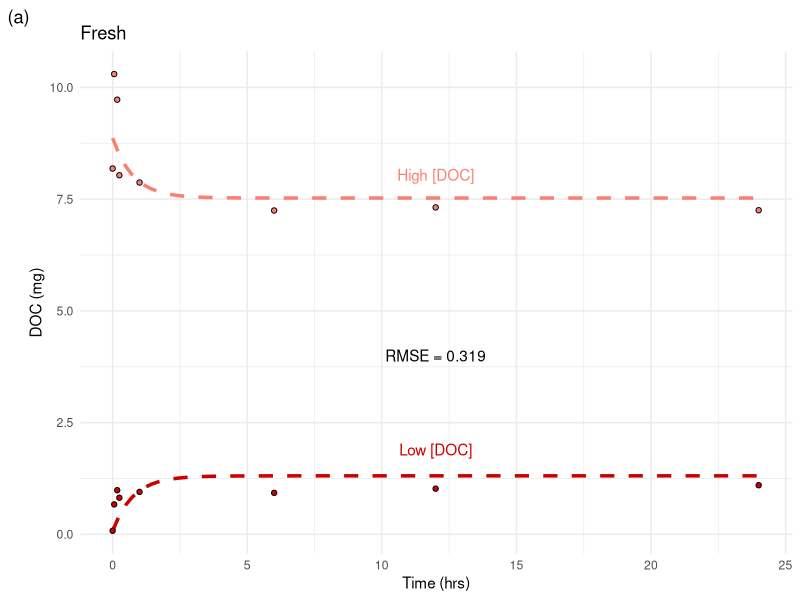
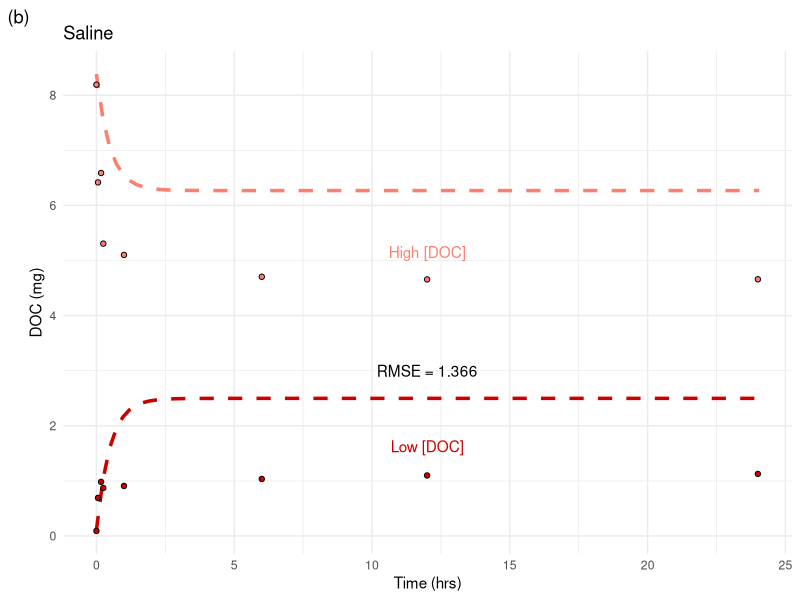
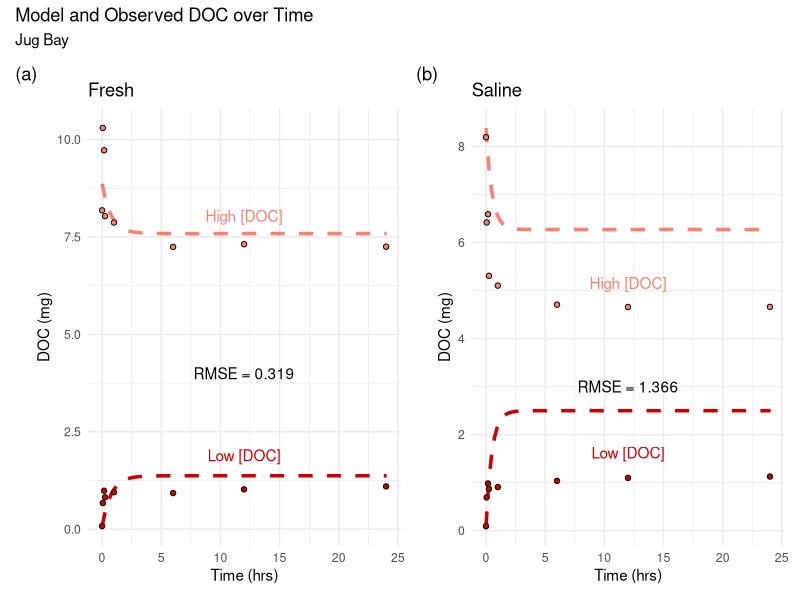
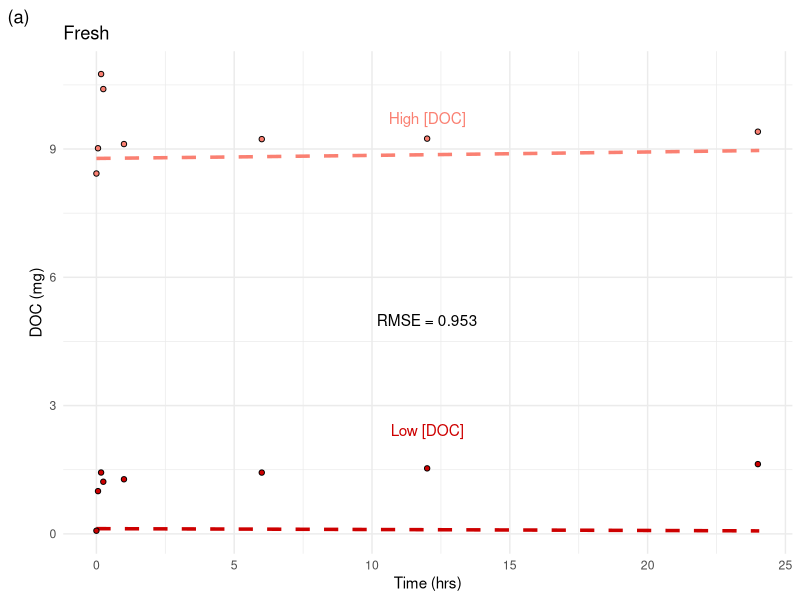
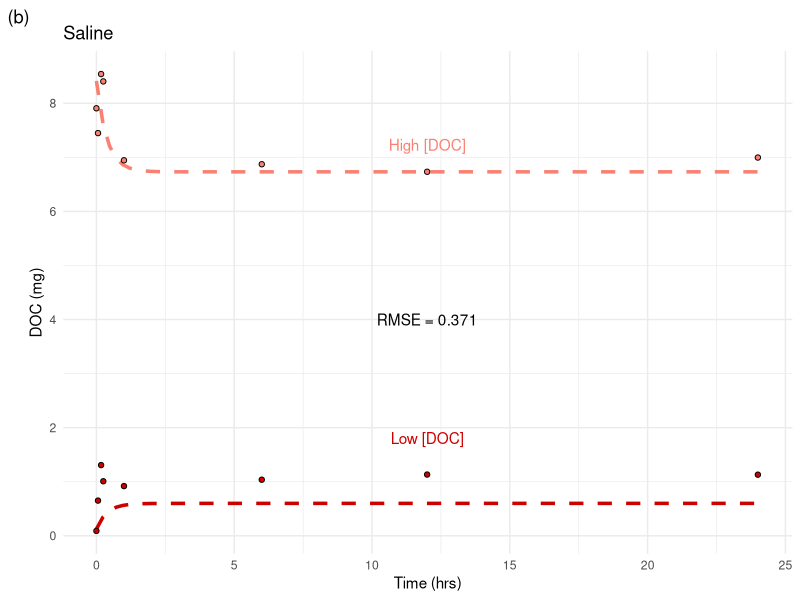
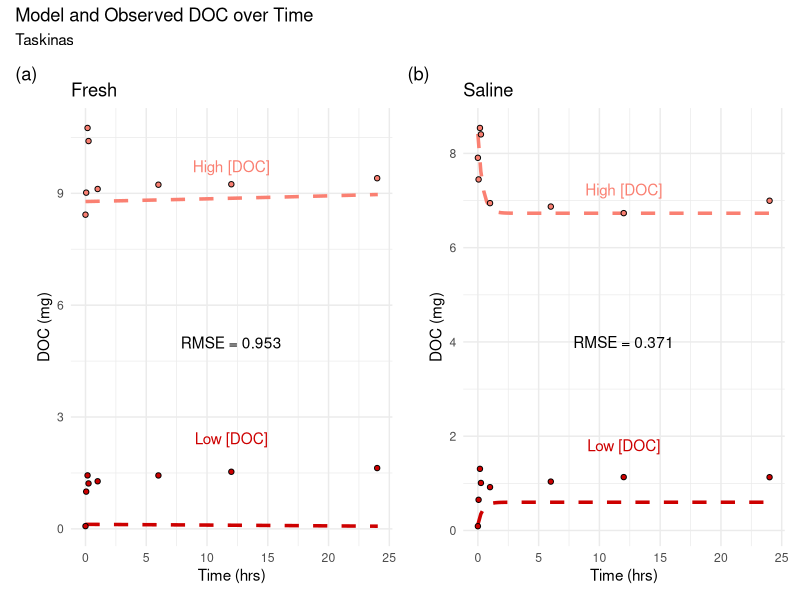
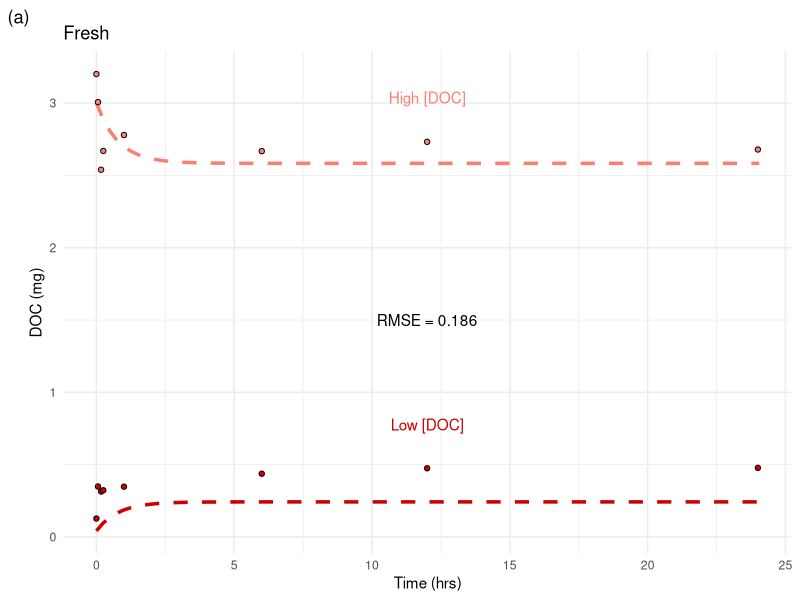
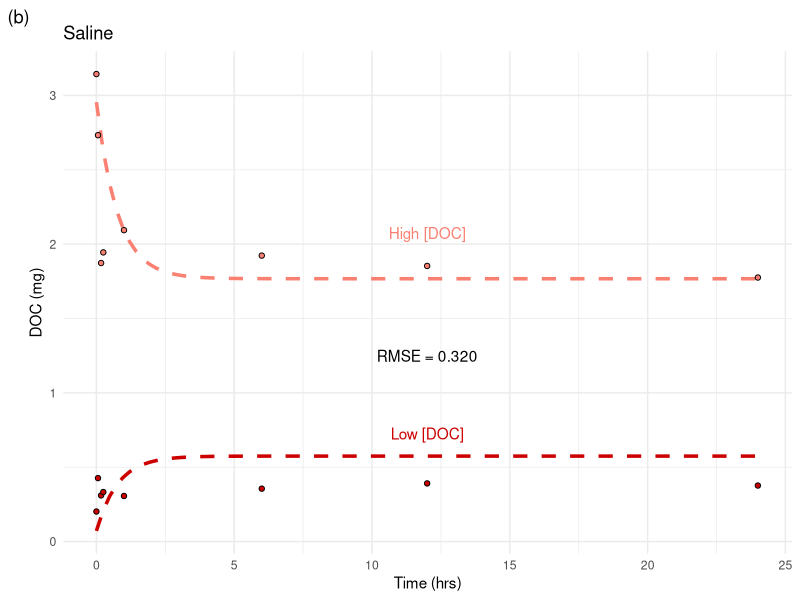

The R script that drew these images, in order:
## ---- chunk 1
knitr::opts_chunk$set(echo = TRUE)
## ---- chunk 2
library(ggplot2)
library(dplyr)
library(tidyr)
library(patchwork)
## ---- chunk 3
t <- c(0, 0.063, 0.22, 0.30, 1.05, 6.05, 12.05, 24.05) 

obsdat <- read.csv("DOC0_Obs.csv")
obsdat2 <- obsdat %>% separate(site, c("exp", "point"), 4)
## ---- chunk 4
#z <- (exp(-1*(ka + kd)*t))

#W(t) <- (1 / (ka + kd))*((S0 * kd * (1 - (exp(-1*(ka + kd)*t)))) + (W0 * (ka + (kd * (exp(-1*(ka + kd)*t))))))

lf <- obsdat2 %>% filter(exp == "JBLF")
hf <- obsdat2 %>% filter(exp == "JBHF")

kaF <- 0.9249
kdF <- 0.3829 
S0 <- 4.284

y0F <- c(0.077, 8.867)

#LOW
WLt <- function(t) (1 / (kaF + kdF))*((S0 * kdF * (1 - (exp(-1*(kaF + kdF)*t)))) + (y0F[1] * (kaF + (kdF * (exp(-1*(kaF + kdF)*t))))))

#HIGH
WHt <- function(t) (1 / (kaF + kdF))*((S0 * kdF * (1 - (exp(-1*(kaF + kdF)*t)))) + (y0F[2] * (kaF + (kdF * (exp(-1*(kaF + kdF)*t))))))

stl <- paste0("Low [DOC]")
yl <- (max(lf$DOC)+0.8)
sth <- paste0("High [DOC]")
yh <- (min(hf$DOC)+0.8)
rsqf <- expression('RMSE = 0.319')

base <- ggplot() +
  xlim(0,24.05)

comp1 <- base + geom_function(fun = WLt, color = "red3", linetype = "dashed", size = 1.2) +
  geom_point(data = lf, aes(time, DOC), shape = 21, color = "black", fill = "red3") +
  geom_function(fun = WHt, color = "salmon", linetype = "dashed", size = 1.2) +
  geom_point(data = hf, aes(time, DOC), shape = 21, color = "black", fill = "salmon") +
  theme_minimal() +
  labs(x = "Time (hrs)", y = "DOC (mg)", title = "Fresh", tag = "(a)")+
  annotate("text",x = 12, y = yl, label = stl, color = "red3") +
  annotate("text",x = 12, y = yh, label = sth, color = "salmon") +
  annotate("text",x = 12, y = 4, label = rsqf)
comp1

## ---- chunk 5
ls <- obsdat2 %>% filter(exp == "JBLS")
hs <- obsdat2 %>% filter(exp == "JBHS")

kaS <- 0.9269
kdS <- 1.1075
S0 <- 4.5

y0S <- c(0.1053, 8.385)

#LOW
WLt <- function(t) (1 / (kaS + kdS))*((S0 * kdS * (1 - (exp(-1*(kaS + kdS)*t)))) + (y0S[1] * (kaS + (kdS * (exp(-1*(kaS + kdS)*t))))))

#HIGH
WHt <- function(t) (1 / (kaS + kdS))*((S0 * kdS * (1 - (exp(-1*(kaS + kdS)*t)))) + (y0S[2] * (kaS + (kdS * (exp(-1*(kaS + kdS)*t))))))

stl <- paste0("Low [DOC]")
yl <- (max(ls$DOC)+0.5)
sth <- paste0("High [DOC]")
yh <- (min(hs$DOC)+0.5)
rsqs <- expression('RMSE = 1.366')

base <- ggplot() +
  xlim(0,24.05)

comp2 <- base + geom_function(fun = WLt, color = "red3", linetype = "dashed", size = 1.2) +
  geom_point(data = ls, aes(time, DOC), shape = 21, color = "black", fill = "red3") +
  geom_function(fun = WHt, color = "salmon", linetype = "dashed", size = 1.2) +
  geom_point(data = hs, aes(time, DOC), shape = 21, color = "black", fill = "salmon") +
  theme_minimal() +
  labs(x = "Time (hrs)", y = "DOC (mg)", title = "Saline", tag = "(b)")+
  annotate("text",x = 12, y = yl, label = stl, color = "red3") +
  annotate("text",x = 12, y = yh, label = sth, color = "salmon") +
  annotate("text",x = 12, y = 3, label = rsqs)
comp2
## ---- chunk 6
compJB <- (comp1+comp2) + 
  plot_annotation(title = "Model and Observed DOC over Time", subtitle = "Jug Bay") 
ggsave(filename = "JBcomp_new.png", width = 7, height = 7, dpi = 300, units = "in", device='png')
ggsave(filename = "JBcomp_new.tiff", width = 7, height = 7, dpi = 300, units = "in", device='tiff')

plot(compJB)
## ---- chunk 7
#z <- (exp(-1*(ka + kd)*t))

#W(t) <- (1 / (ka + kd))*((S0 * kd * (1 - (exp(-1*(ka + kd)*t)))) + (W0 * (ka + (kd * (exp(-1*(ka + kd)*t))))))

lf <- obsdat2 %>% filter(exp == "TALF")
hf <- obsdat2 %>% filter(exp == "TAHF")

kaF <- -0.0099
kdF <- -0.0010
S0 <- 2.0298

y0F <- c(0.1216, 8.780)

#LOW
WLt <- function(t) (1 / (kaF + kdF))*((S0 * kdF * (1 - (exp(-1*(kaF + kdF)*t)))) + (y0F[1] * (kaF + (kdF * (exp(-1*(kaF + kdF)*t))))))

#HIGH
WHt <- function(t) (1 / (kaF + kdF))*((S0 * kdF * (1 - (exp(-1*(kaF + kdF)*t)))) + (y0F[2] * (kaF + (kdF * (exp(-1*(kaF + kdF)*t))))))

stl <- paste0("Low [DOC]")
yl <- (max(lf$DOC)+0.8)
sth <- paste0("High [DOC]")
yh <- (min(hf$DOC)+1.3)
rsqf <- expression('RMSE = 0.953')

base <- ggplot() +
  xlim(0,24.05)

comp1 <- base + geom_function(fun = WLt, color = "red3", linetype = "dashed", size = 1.2) +
  geom_point(data = lf, aes(time, DOC), shape = 21, color = "black", fill = "red3") +
  geom_function(fun = WHt, color = "salmon", linetype = "dashed", size = 1.2) +
  geom_point(data = hf, aes(time, DOC), shape = 21, color = "black", fill = "salmon") +
  theme_minimal() +
  labs(x = "Time (hrs)", y = "DOC (mg)", title = "Fresh", tag = "(a)")+
  annotate("text",x = 12, y = yl, label = stl, color = "red3") +
  annotate("text",x = 12, y = yh, label = sth, color = "salmon")+
  annotate("text",x = 12, y = 5, label = rsqf)
comp1
## ---- chunk 8
ls <- obsdat2 %>% filter(exp == "TALS")
hs <- obsdat2 %>% filter(exp == "TAHS")

kaS <- 1.9571
kdS <- 0.6884
S0 <- 1.95

y0S <- c(0.1243, 8.413)

#LOW
WLt <- function(t) (1 / (kaS + kdS))*((S0 * kdS * (1 - (exp(-1*(kaS + kdS)*t)))) + (y0S[1] * (kaS + (kdS * (exp(-1*(kaS + kdS)*t))))))

#HIGH
WHt <- function(t) (1 / (kaS + kdS))*((S0 * kdS * (1 - (exp(-1*(kaS + kdS)*t)))) + (y0S[2] * (kaS + (kdS * (exp(-1*(kaS + kdS)*t))))))

stl <- paste0("Low [DOC]")
yl <- (max(ls$DOC)+0.5)
sth <- paste0("High [DOC]")
yh <- (min(hs$DOC)+0.5)
rsqs <- expression('RMSE = 0.371')
#rsqs <- expression(~R^{"2"}~ 'adj = 0.9961')

base <- ggplot() +
  xlim(0,24.05)

comp2 <- base + geom_function(fun = WLt, color = "red3", linetype = "dashed", size = 1.2) +
  geom_point(data = ls, aes(time, DOC), shape = 21, color = "black", fill = "red3") +
  geom_function(fun = WHt, color = "salmon", linetype = "dashed", size = 1.2) +
  geom_point(data = hs, aes(time, DOC), shape = 21, color = "black", fill = "salmon") +
  theme_minimal() +
  labs(x = "Time (hrs)", y = "DOC (mg)", title = "Saline", tag = "(b)")+
  annotate("text",x = 12, y = yl, label = stl, color = "red3") +
  annotate("text",x = 12, y = yh, label = sth, color = "salmon")+
  annotate("text",x = 12, y = 4, label = rsqs)
comp2
## ---- chunk 9
compTA <- (comp1+comp2) + 
  plot_annotation(title = "Model and Observed DOC over Time", subtitle = "Taskinas") 
ggsave(filename = "TAcomp_new.png", width = 7, height = 7, dpi = 300, units = "in", device='png')
ggsave(filename = "TAcomp_new.tiff", width = 7, height = 7, dpi = 300, units = "in", device='tiff')

plot(compTA)
## ---- chunk 10
#z <- (exp(-1*(ka + kd)*t))

#W(t) <- (1 / (ka + kd))*((S0 * kd * (1 - (exp(-1*(ka + kd)*t)))) + (W0 * (ka + (kd * (exp(-1*(ka + kd)*t))))))


lf <- obsdat2 %>% filter(exp == "WCLF")
hf <- obsdat2 %>% filter(exp == "WCHF")

kaF <- 1.0158
kdF <- 0.2690
S0 <- 1

y0F <- c(0.0419, 3.0025)

#LOW
WLt <- function(t) (1 / (kaF + kdF))*((S0 * kdF * (1 - (exp(-1*(kaF + kdF)*t)))) + (y0F[1] * (kaF + (kdF * (exp(-1*(kaF + kdF)*t))))))

#HIGH
WHt <- function(t) (1 / (kaF + kdF))*((S0 * kdF * (1 - (exp(-1*(kaF + kdF)*t)))) + (y0F[2] * (kaF + (kdF * (exp(-1*(kaF + kdF)*t))))))

stl <- paste0("Low [DOC]")
yl <- (max(lf$DOC)+0.3)
sth <- paste0("High [DOC]")
yh <- (min(hf$DOC)+0.5)
rsqf <- expression('RMSE = 0.186')

base <- ggplot() +
  xlim(0,24.05)

comp1 <- base + geom_function(fun = WLt, color = "red3", linetype = "dashed", size = 1.2) +
  geom_point(data = lf, aes(time, DOC), shape = 21, color = "black", fill = "red3") +
  geom_function(fun = WHt, color = "salmon", linetype = "dashed", size = 1.2) +
  geom_point(data = hf, aes(time, DOC), shape = 21, color = "black", fill = "salmon") +
  theme_minimal() +
  labs(x = "Time (hrs)", y = "DOC (mg)", title = "Fresh", tag = "(a)")+
  annotate("text",x = 12, y = yl, label = stl, color = "red3") +
  annotate("text",x = 12, y = yh, label = sth, color = "salmon")+
  annotate("text",x = 12, y = 1.5, label = rsqf)
comp1

## ---- chunk 11
ls <- obsdat2 %>% filter(exp == "WCLS")
hs <- obsdat2 %>% filter(exp == "WCHS")

kaS <- 0.5361
kdS <- 0.7598
S0 <- 0.93

y0S <- c(0.0721, 2.9545)

#LOW
WLt <- function(t) (1 / (kaS + kdS))*((S0 * kdS * (1 - (exp(-1*(kaS + kdS)*t)))) + (y0S[1] * (kaS + (kdS * (exp(-1*(kaS + kdS)*t))))))

#HIGH
WHt <- function(t) (1 / (kaS + kdS))*((S0 * kdS * (1 - (exp(-1*(kaS + kdS)*t)))) + (y0S[2] * (kaS + (kdS * (exp(-1*(kaS + kdS)*t))))))

stl <- paste0("Low [DOC]")
yl <- (max(ls$DOC)+0.3)
sth <- paste0("High [DOC]")
yh <- (min(hs$DOC)+0.3)
rsqs <- expression('RMSE = 0.320')

base <- ggplot() +
  xlim(0,24.05)

comp2 <- base + geom_function(fun = WLt, color = "red3", linetype = "dashed", size = 1.2) +
  geom_point(data = ls, aes(time, DOC), shape = 21, color = "black", fill = "red3") +
  geom_function(fun = WHt, color = "salmon", linetype = "dashed", size = 1.2) +
  geom_point(data = hs, aes(time, DOC), shape = 21, color = "black", fill = "salmon") +
  theme_minimal() +
  labs(x = "Time (hrs)", y = "DOC (mg)", title = "Saline", tag = "(b)")+
  annotate("text",x = 12, y = yl, label = stl, color = "red3") +
  annotate("text",x = 12, y = yh, label = sth, color = "salmon")+
  annotate("text",x = 12, y = 1.25, label = rsqs)
comp2
## ---- chunk 12
compWC <- (comp1+comp2) + 
  plot_annotation(title = "Model and Observed DOC over Time", subtitle = "Shallow Creek") 
ggsave(filename = "WCcomp_new.png", width = 7, height = 7, dpi = 300, units = "in", device='png')
ggsave(filename = "WCcomp_new.tiff", width = 7, height = 7, dpi = 300, units = "in", device='tiff')

plot(compWC)
## ---- chunk 13
#z <- (exp(-1*(ka + kd)*t))

#W(t) <- (1 / (ka + kd))*((S0 * kd * (1 - (exp(-1*(ka + kd)*t)))) + (W0 * (ka + (kd * (exp(-1*(ka + kd)*t))))))

lf <- obsdat2 %>% filter(exp == "WILF")
hf <- obsdat2 %>% filter(exp == "WIHF")

kaF <- 0.2984
kdF <- -0.0205
S0 <- 1.03

y0F <- c(0.0689, 3.1030)

#LOW
WLt <- function(t) (1 / (kaF + kdF))*((S0 * kdF * (1 - (exp(-1*(kaF + kdF)*t)))) + (y0F[1] * (kaF + (kdF * (exp(-1*(kaF + kdF)*t))))))

#HIGH
WHt <- function(t) (1 / (kaF + kdF))*((S0 * kdF * (1 - (exp(-1*(kaF + kdF)*t)))) + (y0F[2] * (kaF + (kdF * (exp(-1*(kaF + kdF)*t))))))

stl <- paste0("Low [DOC]")
yl <- (max(lf$DOC)+0.5)
sth <- paste0("High [DOC]")
yh <- (min(hf$DOC))
rsqf <- expression('RMSE = 0.472')

base <- ggplot() +
  xlim(0,24.05)

comp1 <- base + geom_function(fun = WLt, color = "red3", linetype = "dashed", size = 1.2) +
  geom_point(data = lf, aes(time, DOC), shape = 21, color = "black", fill = "red3") +
  geom_function(fun = WHt, color = "salmon", linetype = "dashed", size = 1.2) +
  geom_point(data = hf, aes(time, DOC), shape = 21, color = "black", fill = "salmon") +
  theme_minimal() +
  labs(x = "Time (hrs)", y = "DOC (mg)", title = "Fresh", tag = "(a)")+
  annotate("text",x = 12, y = yl, label = stl, color = "red3") +
  annotate("text",x = 12, y = yh, label = sth, color = "salmon")+
  annotate("text",x = 12, y = 2, label = rsqf)
comp1
## ---- chunk 14
ls <- obsdat2 %>% filter(exp == "WILS")
hs <- obsdat2 %>% filter(exp == "WIHS")

kaS <- 3.8332
kdS <- 1.3642
S0 <- 0.965

y0S <- c(0.0838, 2.9545)

#LOW
WLt <- function(t) (1 / (kaS + kdS))*((S0 * kdS * (1 - (exp(-1*(kaS + kdS)*t)))) + (y0S[1] * (kaS + (kdS * (exp(-1*(kaS + kdS)*t))))))

#HIGH
WHt <- function(t) (1 / (kaS + kdS))*((S0 * kdS * (1 - (exp(-1*(kaS + kdS)*t)))) + (y0S[2] * (kaS + (kdS * (exp(-1*(kaS + kdS)*t))))))

stl <- paste0("Low [DOC]")
yl <- (max(ls$DOC)+0.5)
sth <- paste0("High [DOC]")
yh <- (min(hs$DOC)+0.25)
rsqs <- expression('RMSE = 0.132')

base <- ggplot() +
  xlim(0,24.05)

comp2 <- base + geom_function(fun = WLt, color = "red3", linetype = "dashed", size = 1.2) +
  geom_point(data = ls, aes(time, DOC), shape = 21, color = "black", fill = "red3") +
  geom_function(fun = WHt, color = "salmon", linetype = "dashed", size = 1.2) +
  geom_point(data = hs, aes(time, DOC), shape = 21, color = "black", fill = "salmon") +
  theme_minimal() +
  labs(x = "Time (hrs)", y = "DOC (mg)", title = "Saline", tag = "(b)")+
  annotate("text",x = 12, y = yl, label = stl, color = "red3") +
  annotate("text",x = 12, y = yh, label = sth, color = "salmon")+
  annotate("text",x = 12, y = 1.75, label = rsqs)
comp2
## ---- chunk 15
compWI <- (comp1+comp2) + 
  plot_annotation(title = "Model and Observed DOC over Time", subtitle = "Shallow Intermediate") 
ggsave(filename = "WIcomp_new.png", width = 7, height = 7, dpi = 300, units = "in", device='png')
ggsave(filename = "WIcomp_new.tiff", width = 7, height = 7, dpi = 300, units = "in", device='tiff')

plot(compWI)
## ---- chunk 16
#z <- (exp(-1*(ka + kd)*t))

#W(t) <- (1 / (ka + kd))*((S0 * kd * (1 - (exp(-1*(ka + kd)*t)))) + (W0 * (ka + (kd * (exp(-1*(ka + kd)*t))))))

lf <- obsdat2 %>% filter(exp == "WMLF")
hf <- obsdat2 %>% filter(exp == "WMHF")

kaF <- 0.2278
kdF <- -0.0099
S0 <- 0.98

y0F <- c(0.0419, 3.0025)

#LOW
WLt <- function(t) (1 / (kaF + kdF))*((S0 * kdF * (1 - (exp(-1*(kaF + kdF)*t)))) + (y0F[1] * (kaF + (kdF * (exp(-1*(kaF + kdF)*t))))))

#HIGH
WHt <- function(t) (1 / (kaF + kdF))*((S0 * kdF * (1 - (exp(-1*(kaF + kdF)*t)))) + (y0F[2] * (kaF + (kdF * (exp(-1*(kaF + kdF)*t))))))

stl <- paste0("Low [DOC]")
yl <- (max(lf$DOC)+0.3)
sth <- paste0("High [DOC]")
yh <- (min(hf$DOC)+0.2)
rsqf <- expression('RMSE = 0.577')

base <- ggplot() +
  xlim(0,24.05)

comp1 <- base + geom_function(fun = WLt, color = "red3", linetype = "dashed", size = 1.2) +
  geom_point(data = lf, aes(time, DOC), shape = 21, color = "black", fill = "red3") +
  geom_function(fun = WHt, color = "salmon", linetype = "dashed", size = 1.2) +
  geom_point(data = hf, aes(time, DOC), shape = 21, color = "black", fill = "salmon") +
  theme_minimal() +
  labs(x = "Time (hrs)", y = "DOC (mg)", title = "Fresh", tag = "(a)")+
  annotate("text",x = 12, y = yl, label = stl, color = "red3") +
  annotate("text",x = 12, y = yh, label = sth, color = "salmon")+
  annotate("text",x = 12, y = 2, label = rsqf)
comp1
## ---- chunk 17
ls <- obsdat2 %>% filter(exp == "WMLS")
hs <- obsdat2 %>% filter(exp == "WMHS")

kaS <- 2.5344
kdS <- 0.6198
S0 <- 0.98

y0S <- c(0.0721, 2.9545)

#LOW
WLt <- function(t) (1 / (kaS + kdS))*((S0 * kdS * (1 - (exp(-1*(kaS + kdS)*t)))) + (y0S[1] * (kaS + (kdS * (exp(-1*(kaS + kdS)*t))))))

#HIGH
WHt <- function(t) (1 / (kaS + kdS))*((S0 * kdS * (1 - (exp(-1*(kaS + kdS)*t)))) + (y0S[2] * (kaS + (kdS * (exp(-1*(kaS + kdS)*t))))))

stl <- paste0("Low [DOC]")
yl <- (max(ls$DOC)+0.3)
sth <- paste0("High [DOC]")
yh <- (min(hs$DOC)+0.3)
rsqs <- expression('RMSE = 0.264')

base <- ggplot() +
  xlim(0,24.05)

comp2 <- base + geom_function(fun = WLt, color = "red3", linetype = "dashed", size = 1.2) +
  geom_point(data = ls, aes(time, DOC), shape = 21, color = "black", fill = "red3") +
  geom_function(fun = WHt, color = "salmon", linetype = "dashed", size = 1.2) +
  geom_point(data = hs, aes(time, DOC), shape = 21, color = "black", fill = "salmon") +
  theme_minimal() +
  labs(x = "Time (hrs)", y = "DOC (mg)", title = "Saline", tag = "(b)")+
  annotate("text",x = 12, y = yl, label = stl, color = "red3") +
  annotate("text",x = 12, y = yh, label = sth, color = "salmon")+
  annotate("text",x = 12, y = 2, label = rsqs)
comp2
## ---- chunk 18
compWM <- (comp1+comp2) + 
  plot_annotation(title = "Model and Observed DOC over Time", subtitle = "Shallow High Marsh") 
ggsave(filename = "WMcomp_new.png", width = 7, height = 7, dpi = 300, units = "in", device='png')
ggsave(filename = "WMcomp_new.tiff", width = 7, height = 7, dpi = 300, units = "in", device='tiff')

plot(compWM)
## ---- chunk 19
#z <- (exp(-1*(ka + kd)*t))

#W(t) <- (1 / (ka + kd))*((S0 * kd * (1 - (exp(-1*(ka + kd)*t)))) + (W0 * (ka + (kd * (exp(-1*(ka + kd)*t))))))

lf <- obsdat2 %>% filter(exp == "PCLF")
hf <- obsdat2 %>% filter(exp == "PCHF")

kaF <- 3417
kdF <- -577
S0 <- 0.99
  
y0F <- c(0.1006, 3.0375)

#LOW
WLt <- function(t) (1 / (kaF + kdF))*((S0 * kdF * (1 - (exp(-1*(kaF + kdF)*t)))) + (y0F[1] * (kaF + (kdF * (exp(-1*(kaF + kdF)*t))))))

#HIGH
WHt <- function(t) (1 / (kaF + kdF))*((S0 * kdF * (1 - (exp(-1*(kaF + kdF)*t)))) + (y0F[2] * (kaF + (kdF * (exp(-1*(kaF + kdF)*t))))))

stl <- paste0("Low [DOC]")
yl <- (max(lf$DOC)+0.3)
sth <- paste0("High [DOC]")
yh <- (min(hf$DOC)+0.3)
rsqf <- expression('RMSE = 0.558')

base <- ggplot() +
  xlim(0,24.05)

comp1 <- base + geom_function(fun = WLt, color = "red3", linetype = "dashed", size = 1.2) +
  geom_point(data = lf, aes(time, DOC), shape = 21, color = "black", fill = "red3") +
  geom_function(fun = WHt, color = "salmon", linetype = "dashed", size = 1.2) +
  geom_point(data = hf, aes(time, DOC), shape = 21, color = "black", fill = "salmon") +
  theme_minimal() +
  labs(x = "Time (hrs)", y = "DOC (mg)", title = "Fresh", tag = "(a)")+
  annotate("text",x = 12, y = yl, label = stl, color = "red3") +
  annotate("text",x = 12, y = yh, label = sth, color = "salmon")+
  annotate("text",x = 12, y = 2, label = rsqf)
comp1
## ---- chunk 20
ls <- obsdat2 %>% filter(exp == "PCLS")
hs <- obsdat2 %>% filter(exp == "PCHS")

kaS <- 1.8086
kdS <- 0.2278
S0 <- 0.92
  
y0S <- c(0.0856, 3.1250)

#LOW
WLt <- function(t) (1 / (kaS + kdS))*((S0 * kdS * (1 - (exp(-1*(kaS + kdS)*t)))) + (y0S[1] * (kaS + (kdS * (exp(-1*(kaS + kdS)*t))))))

#HIGH
WHt <- function(t) (1 / (kaS + kdS))*((S0 * kdS * (1 - (exp(-1*(kaS + kdS)*t)))) + (y0S[2] * (kaS + (kdS * (exp(-1*(kaS + kdS)*t))))))

stl <- paste0("Low [DOC]")
yl <- (max(ls$DOC)+0.3)
sth <- paste0("High [DOC]")
yh <- (min(hs$DOC)+0.3)
rsqs <- expression('RMSE = 0.237')

base <- ggplot() +
  xlim(0,24.05)

comp2 <- base + geom_function(fun = WLt, color = "red3", linetype = "dashed", size = 1.2) +
  geom_point(data = ls, aes(time, DOC), shape = 21, color = "black", fill = "red3") +
  geom_function(fun = WHt, color = "salmon", linetype = "dashed", size = 1.2) +
  geom_point(data = hs, aes(time, DOC), shape = 21, color = "black", fill = "salmon") +
  theme_minimal() +
  labs(x = "Time (hrs)", y = "DOC (mg)", title = "Saline", tag = "(b)")+
  annotate("text",x = 12, y = yl, label = stl, color = "red3") +
  annotate("text",x = 12, y = yh, label = sth, color = "salmon")+
  annotate("text",x = 12, y = 1.75, label = rsqs)
comp2
## ---- chunk 21
compPC <- (comp1+comp2) + 
  plot_annotation(title = "Model and Observed DOC over Time", subtitle = "Deep Creek") 
ggsave(filename = "PCcomp_new.png", width = 7, height = 7, dpi = 300, units = "in", device='png')
ggsave(filename = "PCcomp_new.tiff", width = 7, height = 7, dpi = 300, units = "in", device='tiff')

plot(compPC)
## ---- chunk 22
#z <- (exp(-1*(ka + kd)*t))

#W(t) <- (1 / (ka + kd))*((S0 * kd * (1 - (exp(-1*(ka + kd)*t)))) + (W0 * (ka + (kd * (exp(-1*(ka + kd)*t))))))

lf <- obsdat2 %>% filter(exp == "PILF")
hf <- obsdat2 %>% filter(exp == "PIHF")

kaF <- 12.5643
kdF <- -0.7822
S0 <- 0.99

y0F <- c(0.0689, 3.1030)

#LOW
WLt <- function(t) (1 / (kaF + kdF))*((S0 * kdF * (1 - (exp(-1*(kaF + kdF)*t)))) + (y0F[1] * (kaF + (kdF * (exp(-1*(kaF + kdF)*t))))))

#HIGH
WHt <- function(t) (1 / (kaF + kdF))*((S0 * kdF * (1 - (exp(-1*(kaF + kdF)*t)))) + (y0F[2] * (kaF + (kdF * (exp(-1*(kaF + kdF)*t))))))

stl <- paste0("Low [DOC]")
yl <- (max(lf$DOC)+0.3)
sth <- paste0("High [DOC]")
yh <- (min(hf$DOC))
rsqf <- expression('RMSE = 0.397')

base <- ggplot() +
  xlim(0,24.05)

comp1 <- base + geom_function(fun = WLt, color = "red3", linetype = "dashed", size = 1.2) +
  geom_point(data = lf, aes(time, DOC), shape = 21, color = "black", fill = "red3") +
  geom_function(fun = WHt, color = "salmon", linetype = "dashed", size = 1.2) +
  geom_point(data = hf, aes(time, DOC), shape = 21, color = "black", fill = "salmon") +
  theme_minimal() +
  labs(x = "Time (hrs)", y = "DOC (mg)", title = "Fresh", tag = "(a)")+
  annotate("text",x = 12, y = yl, label = stl, color = "red3") +
  annotate("text",x = 12, y = yh, label = sth, color = "salmon")+
  annotate("text",x = 12, y = 2, label = rsqf)
comp1
## ---- chunk 23
ls <- obsdat2 %>% filter(exp == "PILS")
hs <- obsdat2 %>% filter(exp == "PIHS")

kaS <- 2.1486
kdS <- 0.4654
S0 <- 0.95
  
y0S <- c(0.0838, 2.9545)

#LOW
WLt <- function(t) (1 / (kaS + kdS))*((S0 * kdS * (1 - (exp(-1*(kaS + kdS)*t)))) + (y0S[1] * (kaS + (kdS * (exp(-1*(kaS + kdS)*t))))))

#HIGH
WHt <- function(t) (1 / (kaS + kdS))*((S0 * kdS * (1 - (exp(-1*(kaS + kdS)*t)))) + (y0S[2] * (kaS + (kdS * (exp(-1*(kaS + kdS)*t))))))

stl <- paste0("Low [DOC]")
yl <- (max(ls$DOC)+0.3)
sth <- paste0("High [DOC]")
yh <- (min(hs$DOC)+0.3)
rsqs <- expression('RMSE = 0.130')

base <- ggplot() +
  xlim(0,24.05)

comp2 <- base + geom_function(fun = WLt, color = "red3", linetype = "dashed", size = 1.2) +
  geom_point(data = ls, aes(time, DOC), shape = 21, color = "black", fill = "red3") +
  geom_function(fun = WHt, color = "salmon", linetype = "dashed", size = 1.2) +
  geom_point(data = hs, aes(time, DOC), shape = 21, color = "black", fill = "salmon") +
  theme_minimal() +
  labs(x = "Time (hrs)", y = "DOC (mg)", title = "Saline", tag = "(b)")+
  annotate("text",x = 12, y = yl, label = stl, color = "red3") +
  annotate("text",x = 12, y = yh, label = sth, color = "salmon")+
  annotate("text",x = 12, y = 1.75, label = rsqs)
comp2
## ---- chunk 24
compPI <- (comp1+comp2) + 
  plot_annotation(title = "Model and Observed DOC over Time", subtitle = "Deep Intermediate") 
ggsave(filename = "PIcomp_new.png", width = 7, height = 7, dpi = 300, units = "in", device='png')
ggsave(filename = "PIcomp_new.tiff", width = 7, height = 7, dpi = 300, units = "in", device='tiff')

plot(compPI)
## ---- chunk 25
#z <- (exp(-1*(ka + kd)*t))

#W(t) <- (1 / (ka + kd))*((S0 * kd * (1 - (exp(-1*(ka + kd)*t)))) + (W0 * (ka + (kd * (exp(-1*(ka + kd)*t))))))

lf <- obsdat2 %>% filter(exp == "PMLF")
hf <- obsdat2 %>% filter(exp == "PMHF")

kaF <- 39.3892
kdF <- -5.5260
S0 <- 0.97

y0F <- c(0.0419, 3.0025)

#LOW
WLt <- function(t) (1 / (kaF + kdF))*((S0 * kdF * (1 - (exp(-1*(kaF + kdF)*t)))) + (y0F[1] * (kaF + (kdF * (exp(-1*(kaF + kdF)*t))))))

#HIGH
WHt <- function(t) (1 / (kaF + kdF))*((S0  * kdF * (1 - (exp(-1*(kaF + kdF)*t)))) + (y0F[2] * (kaF + (kdF * (exp(-1*(kaF + kdF)*t))))))

stl <- paste0("Low [DOC]")
yl <- (max(lf$DOC)+0.3)
sth <- paste0("High [DOC]")
yh <- (min(hf$DOC)+0.1)
rsqf <- expression('RMSE = 0.578')

base <- ggplot() +
  xlim(0,24.05)

comp1 <- base + geom_function(fun = WLt, color = "red3", linetype = "dashed", size = 1.2) +
  geom_point(data = lf, aes(time, DOC), shape = 21, color = "black", fill = "red3") +
  geom_function(fun = WHt, color = "salmon", linetype = "dashed", size = 1.2) +
  geom_point(data = hf, aes(time, DOC), shape = 21, color = "black", fill = "salmon") +
  theme_minimal() +
  labs(x = "Time (hrs)", y = "DOC (mg)", title = "Fresh", tag = "(a)")+
  annotate("text",x = 12, y = yl, label = stl, color = "red3") +
  annotate("text",x = 12, y = yh, label = sth, color = "salmon")+
  annotate("text",x = 12, y = 2, label = rsqf)
comp1
## ---- chunk 26
ls <- obsdat2 %>% filter(exp == "PMLS")
hs <- obsdat2 %>% filter(exp == "PMHS")

kaS <- 2.9383
kdS <- 0.6731
S0 <- 0.93
  
y0S <- c(0.0721, 2.9545)

#LOW
WLt <- function(t) (1 / (kaS + kdS))*((S0 * kdS * (1 - (exp(-1*(kaS + kdS)*t)))) + (y0S[1] * (kaS + (kdS * (exp(-1*(kaS + kdS)*t))))))

#HIGH
WHt <- function(t) (1 / (kaS + kdS))*((S0 * kdS * (1 - (exp(-1*(kaS + kdS)*t)))) + (y0S[2] * (kaS + (kdS * (exp(-1*(kaS + kdS)*t))))))

stl <- paste0("Low [DOC]")
yl <- (max(ls$DOC)+0.3)
sth <- paste0("High [DOC]")
yh <- (min(hs$DOC)+0.3)
rsqs <- expression('RMSE = 0.263')

base <- ggplot() +
  xlim(0,24.05)

comp2 <- base + geom_function(fun = WLt, color = "red3", linetype = "dashed", size = 1.2) +
  geom_point(data = ls, aes(time, DOC), shape = 21, color = "black", fill = "red3") +
  geom_function(fun = WHt, color = "salmon", linetype = "dashed", size = 1.2) +
  geom_point(data = hs, aes(time, DOC), shape = 21, color = "black", fill = "salmon") +
  theme_minimal() +
  labs(x = "Time (hrs)", y = "DOC (mg)", title = "Saline", tag = "(b)")+
  annotate("text",x = 12, y = yl, label = stl, color = "red3") +
  annotate("text",x = 12, y = yh, label = sth, color = "salmon")+
  annotate("text",x = 12, y = 1.75, label = rsqf)
comp2
## ---- chunk 27
compPM <- (comp1+comp2) + 
  plot_annotation(title = "Model and Observed DOC over Time", subtitle = "Deep High Marsh") 
ggsave(filename = "PMcomp_new.png", width = 7, height = 7, dpi = 300, units = "in", device='png')
ggsave(filename = "PMcomp_new.tiff", width = 7, height = 7, dpi = 300, units = "in", device='tiff')

plot(compPM)
## ---- chunk 28
rm(list = ls())  # Clean up
#ctrl+l clears the console

